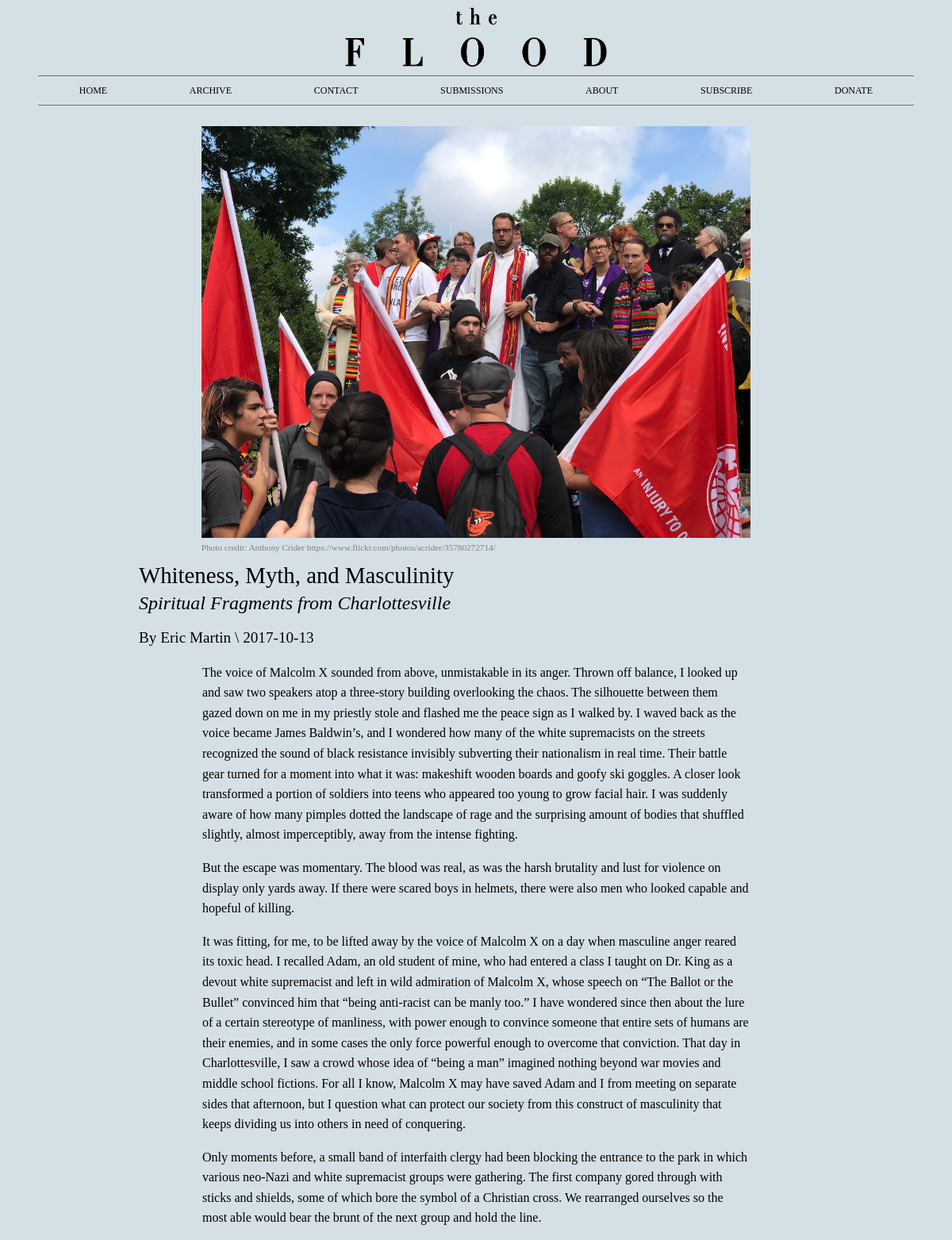
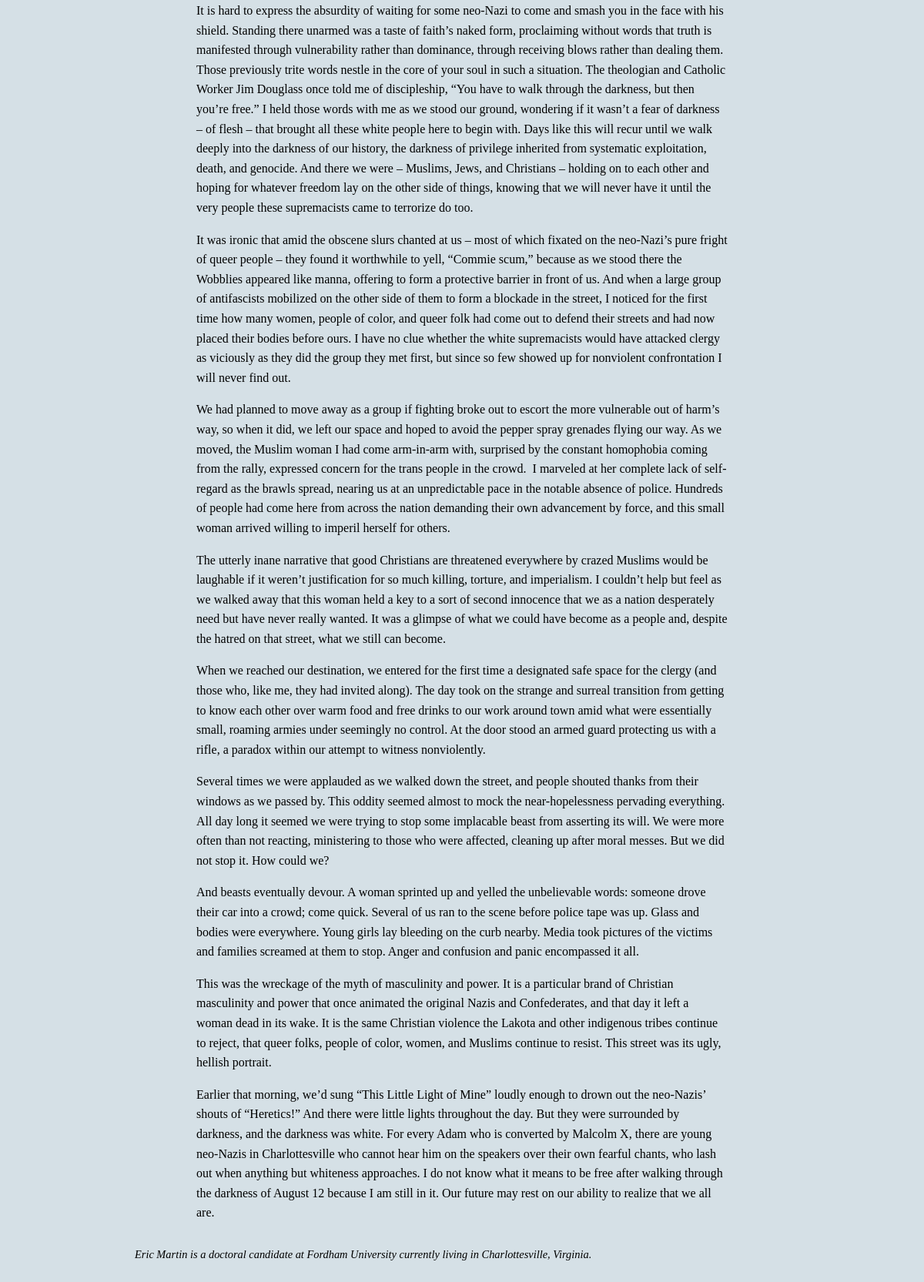
Page /archive/whiteness-myth-and-masculinity/1 on the committed database (2 pictures, top to bottom).
### database_setup.py (models this page shows, shortened)
class ArticleResource(Base):
    __tablename__ = 'article_resources'
    id = Column(Integer, primary_key=True)
    name = Column(String(255), nullable=False)
    article_id = Column(Integer, ForeignKey('article.id'))
    article = relationship(Article)
    resource_type = Column(String(255), nullable=False)
    is_title_img = Column(Boolean, default=False)
    caption = Column(String(1024))
    resource_location = Column(String(255), nullable=False)

class Article(Base):
    __tablename__ = 'article'
    id = Column(Integer, primary_key=True)
    title = Column(String(1024), nullable=False)
    subtitle = Column(String(1024))
    publish_date = Column(Date, nullable=False, default=today)
    url_desc = Column(String(255), nullable=False)
    html_text = Column(String, nullable=False)
    on_home = Column(Boolean, default=False, index=True)
    featured = Column(Boolean, default=False)
    priority = Column(Integer)
    lead = Column(String)

class Author(Base):
    __tablename__ = 'author'
    id = Column(Integer, primary_key=True)
    name = Column(String(255), nullable=False)
    bio = Column(String)

### floodserver.py (the view)
@app.route('/archive/<string:url_desc>/<int:article_id>')
def showArticle(article_id, url_desc):
    articleToShow = getArticle(article_id)
    image = getTitleImageForArticle(articleToShow.id)
    other_images = getNontitleImagesForArticle(articleToShow.id)
    authors = getAuthorsForArticle(articleToShow.id)
    return render_template(
        'article.html',
        article=articleToShow,
        authors=authors,
        image=image,
        other_images=other_images
    )

### floodserver.py (called while the page is built)
def getArticle(article_id):
    try:
        article = session.query(Article).filter_by(id=article_id).one()
        if article.html_text:
            article.html_text = article.html_text.replace("{{pull:", "}}test:")
        return article
    except:
        return None

def getAuthorsForArticle(article_id):
    authors = session.query(Author).join(ArticleAuthor).filter_by(article_id=article_id).all()
    return authors

def getTitleImageForArticle(article_id):
    try:
        image = session.query(ArticleResource).filter_by(
            article_id=article_id, is_title_img=True
        ).one()
        return image
    except:
        return None

def getNontitleImagesForArticle(article_id):
    try:
        images = session.query(ArticleResource).filter_by(
            article_id=article_id, is_title_img=False
        ).all()
        return images
    except:
        return None

### templates/article.html (shortened to what this page needs)
<!DOCTYPE html>
<html lang="en">
<head>
  <link rel="stylesheet" href="{{url_for('static', filename='styles.css')}}">
  <link rel="stylesheet" href="{{url_for('static', filename='article.css')}}">
</head>
<body>
  {% include 'header.html' %}
  <article>
    {% if image %}
      <section class="article-image">
        <img alt="{{article.title}}" src="{{image.resource_location}}">
        <span class="caption">{{image.caption}}</span>
      </section>
    {% endif %}
    <section class="text">
      <h1>{{article.title}}</h1>
      {% if article.subtitle %}
        <h2>{{article.subtitle}}</h2>
      {% endif %}
      <h3 class="authorAndDate">
        {% if authors %}
          By
          {% for author in authors %}
            {{author.name}} \
          {% endfor %}
        {% endif %}
        {{article.publish_date}}
      </h3>
      <section class="text">
        {{article.html_text|safe}}
      </section>
      <section>
        {% if authors %}
          {% for author in authors %}
            <p class="bio">{{author.bio|safe}}</p>
          {% endfor %}
        {% endif %}
      </section>
    </section>
  </article>
</body>
</html>

### static/styles.css (style rules this page uses)
body * { display: flex; flex-wrap: wrap; }
body { background-color: rgb(213, 224, 230); font-family: 'Droid Serif', serif; }
p { display: block; }
.caption { word-wrap: break-word; font: 70%/1.5 'Droid Serif', serif; color: grey; }

### static/article.css (style rules this page uses)
article { margin: 1em 15px; display: block; text-align: center; }
.article-image { display: inline-block; }
.article-image img { max-width: 100%; padding: 10px 0 0 0; display: inline-block; }
.caption { text-align: left; display: block; margin: 0 0 10px 0; }
.text { font: 100%/1.6 'Droid Serif', serif; padding: 0; margin: 0 auto; display: block; text-align: left; }
h1 { font: 180% 'Droid Serif', serif; margin: 0; }
h2 { font: 150% 'Droid Serif', serif; font-style: italic; margin: 5px 0 0 0; }
h3 { font: 120% 'Droid Serif', serif; }
.bio { font: 90%/1.6 'Droid Serif', serif; font-style: italic; }
@media screen and (min-width: 500px) { .text { padding: 0 40px; } }
@media screen and (min-width:800px) { .text { padding: 0 80px; max-width: 850px; } }
@media screen and (min-width:800px) { .article-image { max-width: 60%; } }

### rows in the picture
ArticleResource: resource_location (picture), caption "Photo credit: Anthony Crider https://www.flickr.com/photos/acrider/35780272714/"
Article: title "Whiteness, Myth, and Masculinity", subtitle "Spiritual Fragments from Charlottesville", publish_date "2017-10-13", html_text "The voice of Malcolm X sounded from above, unmistakable in its anger. Thrown off balance, I looked up and saw two speakers atop a three-story building overlooking the chaos. The silhouette between them gazed down on me in my priestly stole and flashed me the peace sign as I walked by. I waved back as the voice became James Baldwin’s, and I wondered how many of the white supremacists on the streets recognized the sound of black resistance invisibly subverting their nationalism in real time. Their battle gear turned for a moment into what it was: makeshift wooden boards and goofy ski goggles. A closer look transformed a portion of soldiers into teens who appeared too young to grow facial…"
Author: name "Eric Martin", bio "Eric Martin is a doctoral candidate at Fordham University currently living in Charlottesville, Virginia."
